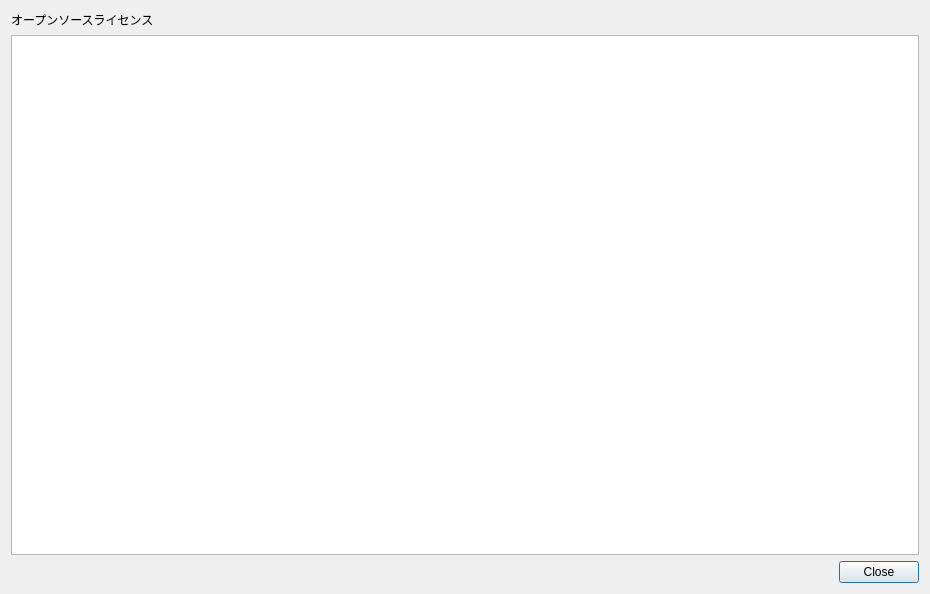
<?xml version="1.0" encoding="UTF-8"?>
<ui version="4.0">
 <class>licenseDialog</class>
 <widget class="QDialog" name="licenseDialog">
  <property name="geometry">
   <rect>
    <x>0</x>
    <y>0</y>
    <width>930</width>
    <height>594</height>
   </rect>
  </property>
  <property name="windowTitle">
   <string>Dialog</string>
  </property>
  <layout class="QVBoxLayout" name="verticalLayout">
   <item>
    <widget class="QLabel" name="label">
     <property name="text">
      <string>オープンソースライセンス</string>
     </property>
    </widget>
   </item>
   <item>
    <widget class="QPlainTextEdit" name="plainTextEdit">
     <property name="plainText">
      <string/>
     </property>
     <property name="backgroundVisible">
      <bool>false</bool>
     </property>
     <property name="centerOnScroll">
      <bool>false</bool>
     </property>
    </widget>
   </item>
   <item>
    <widget class="QDialogButtonBox" name="buttonBox">
     <property name="orientation">
      <enum>Qt::Horizontal</enum>
     </property>
     <property name="standardButtons">
      <set>QDialogButtonBox::Close</set>
     </property>
    </widget>
   </item>
  </layout>
 </widget>
 <resources/>
 <connections>
  <connection>
   <sender>buttonBox</sender>
   <signal>accepted()</signal>
   <receiver>licenseDialog</receiver>
   <slot>accept()</slot>
   <hints>
    <hint type="sourcelabel">
     <x>248</x>
     <y>254</y>
    </hint>
    <hint type="destinationlabel">
     <x>157</x>
     <y>274</y>
    </hint>
   </hints>
  </connection>
  <connection>
   <sender>buttonBox</sender>
   <signal>rejected()</signal>
   <receiver>licenseDialog</receiver>
   <slot>reject()</slot>
   <hints>
    <hint type="sourcelabel">
     <x>316</x>
     <y>260</y>
    </hint>
    <hint type="destinationlabel">
     <x>286</x>
     <y>274</y>
    </hint>
   </hints>
  </connection>
 </connections>
</ui>
